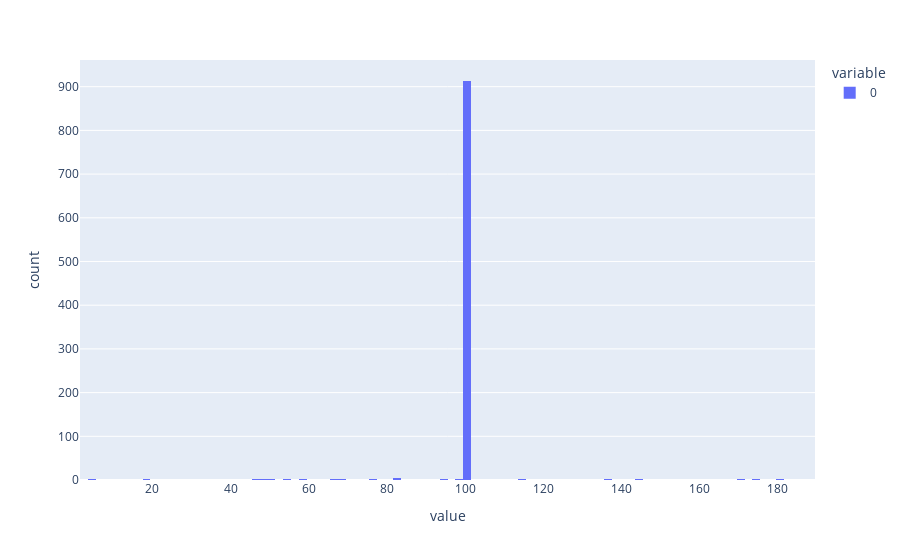

Source (notebook cell):
### Code cell
######################################## SGD ########################################
title = "Escape Time: SGD with Function Seed {}".format(seed)
opt_params = {'lr': lr}
model_params = {'start':start, 'bounds':bounds, 'well_width': well_width}
escape_times = []

for i in tqdm(range(n_runs)):

    # Shuffle false gives all the same results as expected
    torch.manual_seed(seed+i)
    dataloader = torch.utils.data.DataLoader(dataset=pointdata, batch_size=batchsize, shuffle=True)
    train_cdl = cyclic_loader(dataloader)
    model = of.AdjustableWell(**model_params)
    opt = torch.optim.SGD(params=model.parameters(), **opt_params)
    escaped = False

    for j in range(max_iterations):
        batch = next(train_cdl)
        opt.zero_grad()
        loss = model(data=batch)
        loss.backward()
        opt.step()

        curr_param = list(model.parameters())[0]
        if torch.abs(curr_param) > well_width: 
            escape_times.append(j+1)
            escaped = True
            break
    if not escaped:
        escape_times.append(max_iterations+1)

fig1 = px.histogram(escape_times, nbins=max_iterations+2)
fig1.show()

### Figure 1 — Plotly figure (JSON) as saved in the notebook; plotly's stock layout.template omitted (floating-point values rounded to 4 significant figures; data arrays with more than 128 entries replaced by an {"elided": "..."} marker saying what was removed)
{"data": [{"alignmentgroup": "True", "bingroup": "x", "hovertemplate": "variable=0<br>value=%{x}<br>count=%{y}<extra></extra>", "legendgroup": "0", "marker": {"color": "#636efa", "pattern": {"shape": ""}}, "name": "0", "nbinsx": 101, "offsetgroup": "0", "orientation": "v", "showlegend": true, "type": "histogram", "x": {"elided": "1000 int values"}, "xaxis": "x", "yaxis": "y"}], "layout": {"barmode": "relative", "legend": {"title": {"text": "variable"}, "tracegroupgap": 0}, "margin": {"t": 60}, "xaxis": {"anchor": "y", "domain": [0, 1], "title": {"text": "value"}}, "yaxis": {"anchor": "x", "domain": [0, 1], "title": {"text": "count"}}}}
